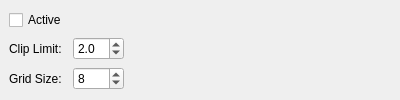
<?xml version="1.0" encoding="UTF-8"?>
<ui version="4.0">
 <class>ClaheWidget</class>
 <widget class="QWidget" name="ClaheWidget">
  <property name="geometry">
   <rect>
    <x>0</x>
    <y>0</y>
    <width>400</width>
    <height>100</height>
   </rect>
  </property>
  <property name="windowTitle">
   <string>Form</string>
  </property>
  <layout class="QHBoxLayout" name="horizontalLayout">
   <property name="spacing">
    <number>6</number>
   </property>
   <property name="leftMargin">
    <number>9</number>
   </property>
   <property name="topMargin">
    <number>9</number>
   </property>
   <property name="rightMargin">
    <number>9</number>
   </property>
   <property name="bottomMargin">
    <number>9</number>
   </property>
   <item>
    <layout class="QGridLayout" name="gridLayout">
     <item row="0" column="0">
      <widget class="QCheckBox" name="active_checkbox">
       <property name="toolTip">
        <string>Enable/disable CLAHE (Contrast Limited Adaptive Histogram Equalization)</string>
       </property>
       <property name="text">
        <string>Active</string>
       </property>
      </widget>
     </item>
     <item row="1" column="0">
      <widget class="QLabel" name="clip_limit_label">
       <property name="text">
        <string>Clip Limit:</string>
       </property>
      </widget>
     </item>
     <item row="1" column="1">
      <widget class="QDoubleSpinBox" name="clip_limit_spinbox">
       <property name="toolTip">
        <string>Threshold for contrast limiting. Higher values allow more contrast enhancement</string>
       </property>
       <property name="decimals">
        <number>1</number>
       </property>
       <property name="minimum">
        <double>1.000000000000000</double>
       </property>
       <property name="maximum">
        <double>10.000000000000000</double>
       </property>
       <property name="singleStep">
        <double>0.100000000000000</double>
       </property>
       <property name="value">
        <double>2.000000000000000</double>
       </property>
      </widget>
     </item>
     <item row="2" column="0">
      <widget class="QLabel" name="grid_size_label">
       <property name="text">
        <string>Grid Size:</string>
       </property>
      </widget>
     </item>
     <item row="2" column="1">
      <widget class="QSpinBox" name="grid_size_spinbox">
       <property name="toolTip">
        <string>Size of contextual neighborhood. Larger values create smoother results</string>
       </property>
       <property name="minimum">
        <number>2</number>
       </property>
       <property name="maximum">
        <number>32</number>
       </property>
       <property name="value">
        <number>8</number>
       </property>
      </widget>
     </item>
    </layout>
   </item>
   <item>
    <spacer name="horizontalSpacer">
     <property name="orientation">
      <enum>Qt::Orientation::Horizontal</enum>
     </property>
     <property name="sizeHint" stdset="0">
      <size>
       <width>40</width>
       <height>20</height>
      </size>
     </property>
    </spacer>
   </item>
  </layout>
 </widget>
 <resources/>
 <connections/>
</ui>
